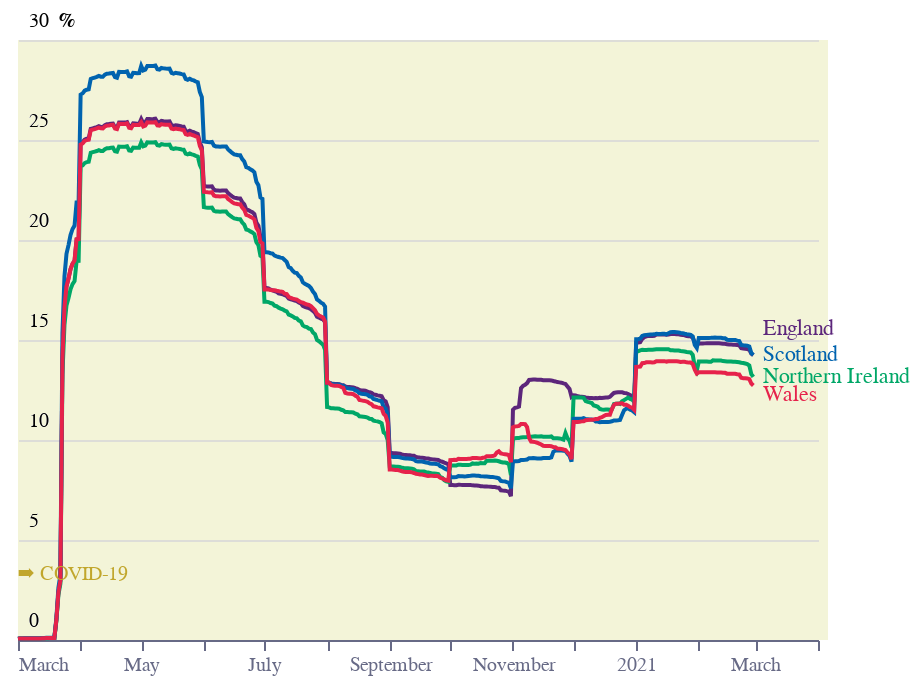

The notebook cell this image was saved under:
### Code cell
base = alt.Chart(f6).encode(
    x=alt.X(
        "date:T",
        title="",
        axis=alt.Axis(
            grid=False,
            labelColor=colors["eco-gray"],
            titleColor=colors["eco-gray"],
            tickColor=colors["eco-gray"],
            domainColor=colors["eco-gray"],
        ),
    ),
    y=alt.Y(
        "value:Q",
        title="",
        axis=alt.Axis(
            title="%",
            domain=False,
            ticks=False,
            labelAlign="left",
            labelBaseline="middle",
            labelPadding=-5,
            labelOffset=-10,
            titleX=20,
            titleY=-5,
            titleAngle=0,
            titleFontSize=10,
            titleAlign="left",
            tickCount=5,
            format=".0f",
        ),
        scale=alt.Scale(domain=[0, 30]),
    ),
    color=alt.Color(
        "region:N",
        scale=alt.Scale(
            range=[
                colors["eco-purple"],
                colors["eco-green"],
                colors["eco-mid-blue"],
                colors["eco-pink"],
            ]
        ),
        legend=None,
    ),
)
line = base.mark_line()
text1 = (
    (base.mark_text(align="left", xOffset=5, yOffset=5).encode(text="region:N"))
    .transform_filter("datum.date>toDate('2021-02-27')")
    .transform_filter("datum.region=='Wales'")
)
text2 = (
    (base.mark_text(align="left", xOffset=5, yOffset=-13).encode(text="region:N"))
    .transform_filter("datum.date>toDate('2021-02-27')")
    .transform_filter("datum.region=='England'")
)
text3 = (
    (base.mark_text(align="left", xOffset=5, yOffset=0).encode(text="region:N"))
    .transform_filter("datum.date>toDate('2021-02-27')")
    .transform_filter("datum.region=='Scotland'")
)
text4 = (
    (base.mark_text(align="left", xOffset=5, yOffset=0).encode(text="region:N"))
    .transform_filter("datum.date>toDate('2021-02-27')")
    .transform_filter("datum.region=='Northern Ireland'")
)
rect = (
    alt.Chart(dr2)
    .mark_rect(blend="darken", x2Offset=5)
    .encode(
        x=alt.X("start:T"),
        x2="q4:T",
        color=alt.Color("color:N", scale=None),
    )
)
label6 = (
    alt.Chart(
        pd.DataFrame([{"x": "2020-03-01", "y": 3.3, "t": "➡ COVID-19", "c": "#c1a62c"}])
    )
    .mark_text(xOffset=0, align="left", angle=0, size=10, baseline="middle")
    .encode(text="t", x="x:T", y="y:Q", color=alt.Color("c:N", scale=None))
)
layer = (
    (rect + line + label6 + text1 + text2 + text3 + text4)
    .configure_view(stroke=None)
    .properties(title="")
    .properties(height=300, width=400)
)
layer.save("visualisation/" + f + ".json")
layer

### Figure 1 — Vega-Lite specification as saved in the notebook (floating-point values rounded to 4 significant figures; data arrays with more than 128 entries replaced by an {"elided": "..."} marker saying what was removed)
{"config": {"view": {"continuousWidth": 400, "continuousHeight": 300, "stroke": null}}, "layer": [{"data": {"name": "data-c6ab937c1a81316f094256ce1a0cf04b"}, "mark": {"type": "rect", "blend": "darken", "x2Offset": 5}, "encoding": {"color": {"type": "nominal", "field": "color", "scale": null}, "x": {"type": "temporal", "field": "start"}, "x2": {"field": "q4"}}}, {"data": {"name": "data-5f60275ea61dfec3fb2903da6cdfa338"}, "mark": "line", "encoding": {"color": {"type": "nominal", "field": "region", "legend": null, "scale": {"range": ["#5C267B", "#00A767", "#0063AF", "#E6224B"]}}, "x": {"type": "temporal", "axis": {"domainColor": "#676A86", "grid": false, "labelColor": "#676A86", "tickColor": "#676A86", "titleColor": "#676A86"}, "field": "date", "title": ""}, "y": {"type": "quantitative", "axis": {"domain": false, "format": ".0f", "labelAlign": "left", "labelBaseline": "middle", "labelOffset": -10, "labelPadding": -5, "tickCount": 5, "ticks": false, "title": "%", "titleAlign": "left", "titleAngle": 0, "titleFontSize": 10, "titleX": 20, "titleY": -5}, "field": "value", "scale": {"domain": [0, 30]}, "title": ""}}}, {"data": {"name": "data-b6d9b783f7843a18bf1bd80abbee2b95"}, "mark": {"type": "text", "align": "left", "angle": 0, "baseline": "middle", "size": 10, "xOffset": 0}, "encoding": {"color": {"type": "nominal", "field": "c", "scale": null}, "text": {"type": "nominal", "field": "t"}, "x": {"type": "temporal", "field": "x"}, "y": {"type": "quantitative", "field": "y"}}}, {"data": {"name": "data-5f60275ea61dfec3fb2903da6cdfa338"}, "mark": {"type": "text", "align": "left", "xOffset": 5, "yOffset": 5}, "encoding": {"color": {"type": "nominal", "field": "region", "legend": null, "scale": {"range": ["#5C267B", "#00A767", "#0063AF", "#E6224B"]}}, "text": {"type": "nominal", "field": "region"}, "x": {"type": "temporal", "axis": {"domainColor": "#676A86", "grid": false, "labelColor": "#676A86", "tickColor": "#676A86", "titleColor": "#676A86"}, "field": "date", "title": ""}, "y": {"type": "quantitative", "axis": {"domain": false, "format": ".0f", "labelAlign": "left", "labelBaseline": "middle", "labelOffset": -10, "labelPadding": -5, "tickCount": 5, "ticks": false, "title": "%", "titleAlign": "left", "titleAngle": 0, "titleFontSize": 10, "titleX": 20, "titleY": -5}, "field": "value", "scale": {"domain": [0, 30]}, "title": ""}}, "transform": [{"filter": "datum.date>toDate('2021-02-27')"}, {"filter": "datum.region=='Wales'"}]}, {"data": {"name": "data-5f60275ea61dfec3fb2903da6cdfa338"}, "mark": {"type": "text", "align": "left", "xOffset": 5, "yOffset": -13}, "encoding": {"color": {"type": "nominal", "field": "region", "legend": null, "scale": {"range": ["#5C267B", "#00A767", "#0063AF", "#E6224B"]}}, "text": {"type": "nominal", "field": "region"}, "x": {"type": "temporal", "axis": {"domainColor": "#676A86", "grid": false, "labelColor": "#676A86", "tickColor": "#676A86", "titleColor": "#676A86"}, "field": "date", "title": ""}, "y": {"type": "quantitative", "axis": {"domain": false, "format": ".0f", "labelAlign": "left", "labelBaseline": "middle", "labelOffset": -10, "labelPadding": -5, "tickCount": 5, "ticks": false, "title": "%", "titleAlign": "left", "titleAngle": 0, "titleFontSize": 10, "titleX": 20, "titleY": -5}, "field": "value", "scale": {"domain": [0, 30]}, "title": ""}}, "transform": [{"filter": "datum.date>toDate('2021-02-27')"}, {"filter": "datum.region=='England'"}]}, {"data": {"name": "data-5f60275ea61dfec3fb2903da6cdfa338"}, "mark": {"type": "text", "align": "left", "xOffset": 5, "yOffset": 0}, "encoding": {"color": {"type": "nominal", "field": "region", "legend": null, "scale": {"range": ["#5C267B", "#00A767", "#0063AF", "#E6224B"]}}, "text": {"type": "nominal", "field": "region"}, "x": {"type": "temporal", "axis": {"domainColor": "#676A86", "grid": false, "labelColor": "#676A86", "tickColor": "#676A86", "titleColor": "#676A86"}, "field": "date", "title": ""}, "y": {"type": "quantitative", "axis": {"domain": false, "format": ".0f", "labelAlign": "left", "labelBaseline": "middle", "labelOffset": -10, "labelPadding": -5, "tickCount": 5, "ticks": false, "title": "%", "titleAlign": "left", "titleAngle": 0, "titleFontSize": 10, "titleX": 20, "titleY": -5}, "field": "value", "scale": {"domain": [0, 30]}, "title": ""}}, "transform": [{"filter": "datum.date>toDate('2021-02-27')"}, {"filter": "datum.region=='Scotland'"}]}, {"data": {"name": "data-5f60275ea61dfec3fb2903da6cdfa338"}, "mark": {"type": "text", "align": "left", "xOffset": 5, "yOffset": 0}, "encoding": {"color": {"type": "nominal", "field": "region", "legend": null, "scale": {"range": ["#5C267B", "#00A767", "#0063AF", "#E6224B"]}}, "text": {"type": "nominal", "field": "region"}, "x": {"type": "temporal", "axis": {"domainColor": "#676A86", "grid": false, "labelColor": "#676A86", "tickColor": "#676A86", "titleColor": "#676A86"}, "field": "date", "title": ""}, "y": {"type": "quantitative", "axis": {"domain": false, "format": ".0f", "labelAlign": "left", "labelBaseline": "middle", "labelOffset": -10, "labelPadding": -5, "tickCount": 5, "ticks": false, "title": "%", "titleAlign": "left", "titleAngle": 0, "titleFontSize": 10, "titleX": 20, "titleY": -5}, "field": "value", "scale": {"domain": [0, 30]}, "title": ""}}, "transform": [{"filter": "datum.date>toDate('2021-02-27')"}, {"filter": "datum.region=='Northern Ireland'"}]}], "height": 300, "title": "", "width": 400, "$schema": "https://vega.github.io/schema/vega-lite/v4.8.1.json", "datasets": {"data-c6ab937c1a81316f094256ce1a0cf04b": [{"start": "2020-03-01", "q3": "2020-09-01", "q4": "2021-04-01", "event": "covid", "color": "#F3F4D8"}], "data-5f60275ea61dfec3fb2903da6cdfa338": {"elided": "1460 records"}, "data-b6d9b783f7843a18bf1bd80abbee2b95": [{"x": "2020-03-01", "y": 3.3, "t": "➡ COVID-19", "c": "#c1a62c"}]}}
